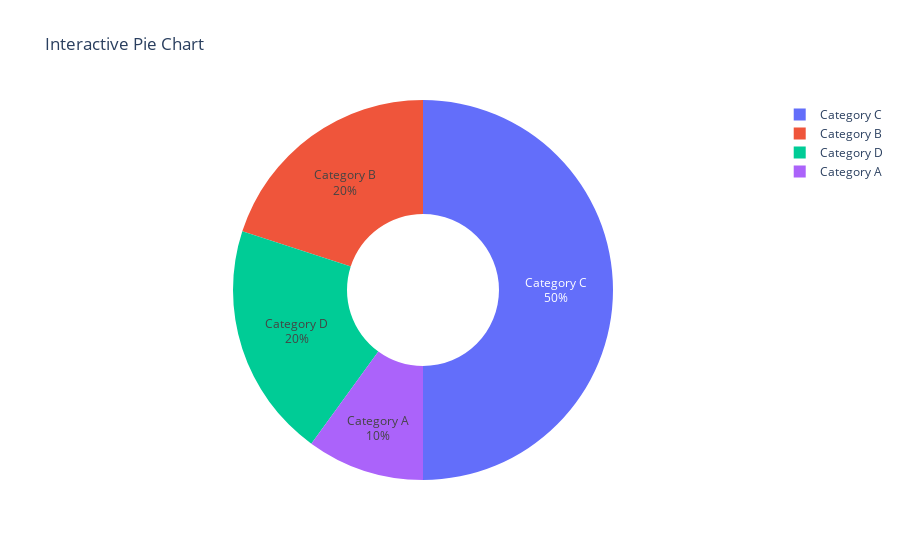

Notebook source saved alongside this figure:
### Markdown cell above
##  21. Using Plotly, create an interactive pie chart of randomly generated data, add labels and percentages, set the title as 'Interactive Pie Chart'

### Code cell
import plotly.express as px
import numpy as np

# Generate random data (adjust labels and values as needed)
labels = ['Category A', 'Category B', 'Category C', 'Category D']
values = np.random.randint(1, 21, size=len(labels))  # Random values between 1 and 20

# Create the interactive pie chart
fig = px.pie(
    values=values,
    names=labels,
    title='Interactive Pie Chart',
    hole=0.4,  # Adjust hole size for better visibility (optional)
    labels=labels,  # Set custom labels (optional)
)

# Update layout for percentages
fig.update_traces(textposition='inside', textinfo='percent+label')

# Display the plot
fig.show()

### Figure 1 — Plotly figure (JSON) as saved in the notebook; plotly's stock layout.template omitted (floating-point values rounded to 4 significant figures)
{"data": [{"domain": {"x": [0, 1], "y": [0, 1]}, "hole": 0.4, "hovertemplate": "label=%{label}<br>value=%{value}<extra></extra>", "labels": ["Category A", "Category B", "Category C", "Category D"], "legendgroup": "", "name": "", "showlegend": true, "textinfo": "percent+label", "textposition": "inside", "type": "pie", "values": [1, 2, 5, 2]}], "layout": {"legend": {"tracegroupgap": 0}, "title": {"text": "Interactive Pie Chart"}}}
